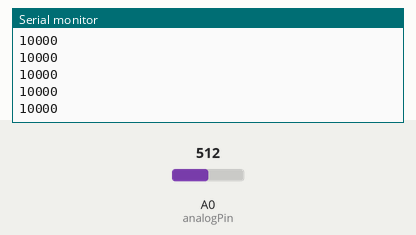
This sketch was run on a simulated Arduino Uno, built with avr-gcc and run on an emulated ATmega328P. On the bench: the last lines printed to the serial monitor. Inputs (shaded band) come from the test bench; at power-on: A0 (analogPin) = 512.

Above: at 1.2 s.
1.3 s: A0 (analogPin) set to 716
At 1.56 s:
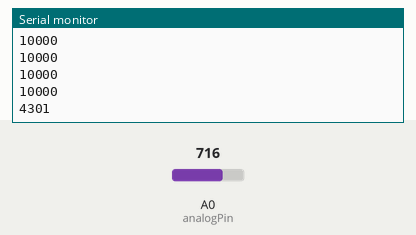
2.8 s: A0 (analogPin) set to 900
At 2.96 s:
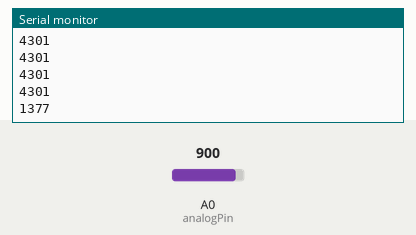
Timing chart, 0 to 5.8 s (numbered marks = the images above; inputs shaded):
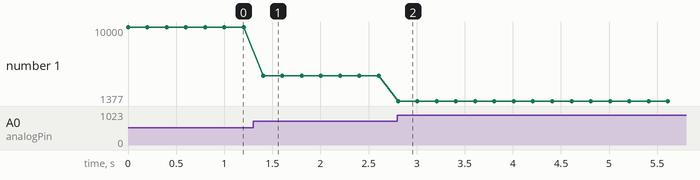

The sketch:

arduino.ino
```cpp
int analogPin = 0; // A0 on the board
float r1 = 10000; // 10 kOhm
int vin = 5;

int raw = 0;
float vout = 0;
float r2 = 0;
float buf = 0;

void setup() {
  Serial.begin(9600);
}

void loop() {
  raw = analogRead(analogPin);
  //Serial.println(raw);
  buf = raw * vin;
  vout = buf/1024.0;
  buf = vin/vout - 1;
  r2 = r1 * buf;
  if(vout == 0) {
    Serial.println("10000000"); // FSR-406 has max(R) = 10Mohm
  } else {
    Serial.println((int) r2);
  }

  delay(200);
}
```

Measured:
- after the input at 1.3 s, the serial monitor: prints a new line after 0.10 s (image 1)
- after the input at 2.8 s, the serial monitor: prints a new line at once (image 2)
- plotted number 1: 10000 → 4301 after the input at 1.3 s, 4301 → 1377 after the input at 2.8 s
